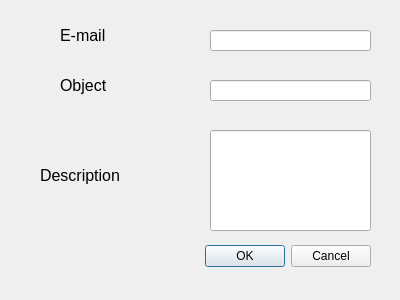
<?xml version="1.0" encoding="UTF-8"?>
<ui version="4.0">
 <class>Envoiem</class>
 <widget class="QDialog" name="Envoiem">
  <property name="geometry">
   <rect>
    <x>0</x>
    <y>0</y>
    <width>400</width>
    <height>300</height>
   </rect>
  </property>
  <property name="windowTitle">
   <string>Dialog</string>
  </property>
  <widget class="QDialogButtonBox" name="buttonBox">
   <property name="geometry">
    <rect>
     <x>30</x>
     <y>240</y>
     <width>341</width>
     <height>32</height>
    </rect>
   </property>
   <property name="orientation">
    <enum>Qt::Horizontal</enum>
   </property>
   <property name="standardButtons">
    <set>QDialogButtonBox::Cancel|QDialogButtonBox::Ok</set>
   </property>
  </widget>
  <widget class="QLabel" name="label_44">
   <property name="geometry">
    <rect>
     <x>60</x>
     <y>20</y>
     <width>151</width>
     <height>31</height>
    </rect>
   </property>
   <property name="text">
    <string>&lt;html&gt;&lt;head/&gt;&lt;body&gt;&lt;p&gt;&lt;span style=&quot; font-size:12pt;&quot;&gt;E-mail&lt;/span&gt;&lt;/p&gt;&lt;/body&gt;&lt;/html&gt;</string>
   </property>
  </widget>
  <widget class="QLabel" name="label_46">
   <property name="geometry">
    <rect>
     <x>40</x>
     <y>160</y>
     <width>151</width>
     <height>31</height>
    </rect>
   </property>
   <property name="text">
    <string>&lt;html&gt;&lt;head/&gt;&lt;body&gt;&lt;p&gt;&lt;span style=&quot; font-size:12pt;&quot;&gt;Description&lt;/span&gt;&lt;/p&gt;&lt;/body&gt;&lt;/html&gt;</string>
   </property>
  </widget>
  <widget class="QLineEdit" name="lineEdit_19">
   <property name="geometry">
    <rect>
     <x>210</x>
     <y>30</y>
     <width>161</width>
     <height>21</height>
    </rect>
   </property>
  </widget>
  <widget class="QLineEdit" name="lineEdit_21">
   <property name="geometry">
    <rect>
     <x>210</x>
     <y>130</y>
     <width>161</width>
     <height>101</height>
    </rect>
   </property>
  </widget>
  <widget class="QLabel" name="label_45">
   <property name="geometry">
    <rect>
     <x>60</x>
     <y>70</y>
     <width>151</width>
     <height>31</height>
    </rect>
   </property>
   <property name="text">
    <string>&lt;html&gt;&lt;head/&gt;&lt;body&gt;&lt;p&gt;&lt;span style=&quot; font-size:12pt;&quot;&gt;Object&lt;/span&gt;&lt;/p&gt;&lt;/body&gt;&lt;/html&gt;</string>
   </property>
  </widget>
  <widget class="QLineEdit" name="lineEdit_20">
   <property name="geometry">
    <rect>
     <x>210</x>
     <y>80</y>
     <width>161</width>
     <height>21</height>
    </rect>
   </property>
  </widget>
 </widget>
 <resources/>
 <connections>
  <connection>
   <sender>buttonBox</sender>
   <signal>accepted()</signal>
   <receiver>Envoiem</receiver>
   <slot>accept()</slot>
   <hints>
    <hint type="sourcelabel">
     <x>248</x>
     <y>254</y>
    </hint>
    <hint type="destinationlabel">
     <x>157</x>
     <y>274</y>
    </hint>
   </hints>
  </connection>
  <connection>
   <sender>buttonBox</sender>
   <signal>rejected()</signal>
   <receiver>Envoiem</receiver>
   <slot>reject()</slot>
   <hints>
    <hint type="sourcelabel">
     <x>316</x>
     <y>260</y>
    </hint>
    <hint type="destinationlabel">
     <x>286</x>
     <y>274</y>
    </hint>
   </hints>
  </connection>
 </connections>
</ui>
